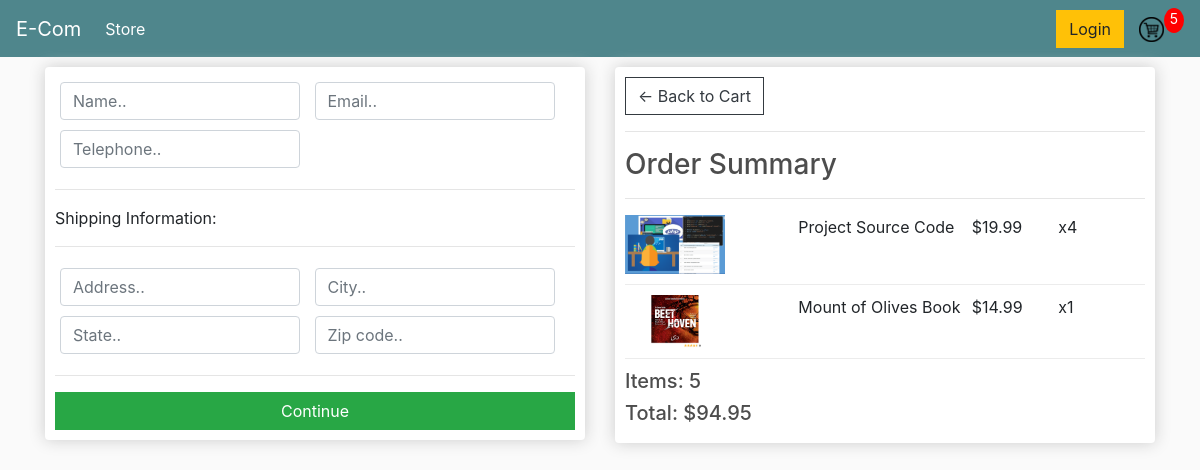
Before: /checkout/ (signed in) with the older database file.
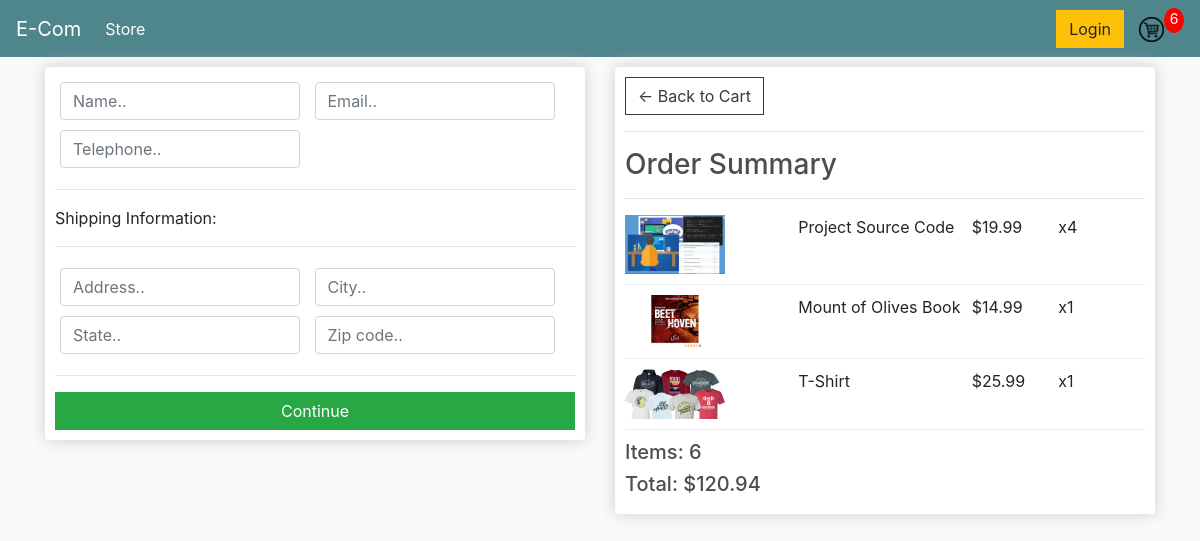
After: the same page with the newer database file.
### store/models.py (models this page shows, shortened)
class OrderItem(models.Model):
    product = models.ForeignKey(Product,on_delete=models.SET_NULL,blank=True,null=True)
    order = models.ForeignKey(Order,on_delete=models.SET_NULL,blank=True,null=True)
    quantity = models.IntegerField(default=0,null=True,blank=True)
    date_added = models.DateTimeField(auto_now_add=True)
    @property
    def get_total(self):
        total = self.product.price * self.quantity
        return total

class Product(models.Model):
    name = models.CharField(max_length=200,null=True)
    price = models.FloatField()
    digital = models.BooleanField(default=False,null=True,blank=False)
    image = models.ImageField(null=True,blank=True)
    @property
    def imageURL(self):
        try:
            url = self.image.url
        except :
            url = 'images/imagenotfound.png'
        return url

class Order(models.Model):
    customer = models.ForeignKey(Customer,on_delete=models.SET_NULL,blank=True,null=True)
    date_ordered = models.DateTimeField(auto_now_add=True)
    complete = models.BooleanField(default=False,null=True,blank=False)
    transaction_id = models.CharField(max_length=200,null=True)
    @property
    def shipping(self):
        shipping = False
        orderitems = self.orderitem_set.all()
        for i in orderitems:
            if i.product.digital == False:
               shipping = True
        return shipping
    @property
    def get_cart_total(self):
        orderitems = self.orderitem_set.all()
        total = sum([item.get_total for item in orderitems])
        return total
    @property
    def get_cart_items(self):
        orderitems = self.orderitem_set.all()
        total = sum([item.quantity for item in orderitems])
        return total

### store/views.py (the view)
# urls.py: path('checkout/', views.checkout, name="checkout"),
def checkout(request):
    if request.user.is_authenticated:
        customer =request.user.customer
        order,created = Order.objects.get_or_create(customer=customer,complete=False)
        items = order.orderitem_set.all()
        cartItems= order.get_cart_items
    else:
        items = []
        order = {'get_cart_total':0,'get_cart_items':0,'shipping':False}
        cartItems = order['get_cart_items']
    context = {'items':items,'order':order,'cartItems':cartItems}
    return render(request, 'store/checkout.html', context)

### store/templates/store/checkout.html (shortened to what this page needs)
{% extends 'store/main.html' %}
{% load static %}
{% block content %}
     <div class="row">
		<div class="col-lg-6">
			<div class="box-element" id="form-wrapper">
				<form id="form">
					<div id="user-info">
						<div class="form-field">
							<input required class="form-control" type="text" name="name" placeholder="Name..">
						</div>
						<div class="form-field">
							<input required class="form-control" type="email" name="email" placeholder="Email..">
						</div>
                        <div class="form-field">
							<input required class="form-control" type="text" name="number" placeholder="Telephone..">
						</div>
					</div>
					<div id="shipping-info">
						<hr>
						<p>Shipping Information:</p>
						<hr>
						<div class="form-field">
							<input class="form-control" type="text" name="address" placeholder="Address..">
						</div>
						<div class="form-field">
							<input class="form-control" type="text" name="city" placeholder="City..">
						</div>
						<div class="form-field">
							<input class="form-control" type="text" name="state" placeholder="State..">
						</div>
						<div class="form-field">
							<input class="form-control" type="text" name="zipcode" placeholder="Zip code..">
						</div>
					</div>
					<hr>
					<input id="form-button" class="btn btn-success btn-block" type="submit" value="Continue">
				</form>
			</div>
			<br>
		</div>
		<div class="col-lg-6">
			<div class="box-element">
				<a  class="btn btn-outline-dark" href="{% url 'cart' %}">&#x2190; Back to Cart</a>
				<hr>
				<h3>Order Summary</h3>
				<hr>
				{% for item in items %}
				<div class="cart-row">
					<div style="flex:2"><img class="row-image" src="{{item.product.imageURL}}"></div>
					<div style="flex:2"><p>{{item.product.name}}</p></div>
					<div style="flex:1"><p>${{item.product.price|floatformat:2}}</p></div>
					<div style="flex:1"><p>x{{item.quantity}}</p></div>
				</div>
				{% endfor %}
				<h5>Items:   {{order.get_cart_items}}</h5>
				<h5>Total:   ${{order.get_cart_total|floatformat:2}}</h5>
			</div>
		</div>
	</div>
{% endblock content %}

Changed rows visible on the page:
added OrderItem: product.imageURL (picture), product.name "T-Shirt", product.price "25.99", quantity "1"
computed for Order: get_cart_items "5" → "6"; get_cart_total "94.95" → "120.94"
Other visible differences:
{{ cartItems }}: "5" → "6"
